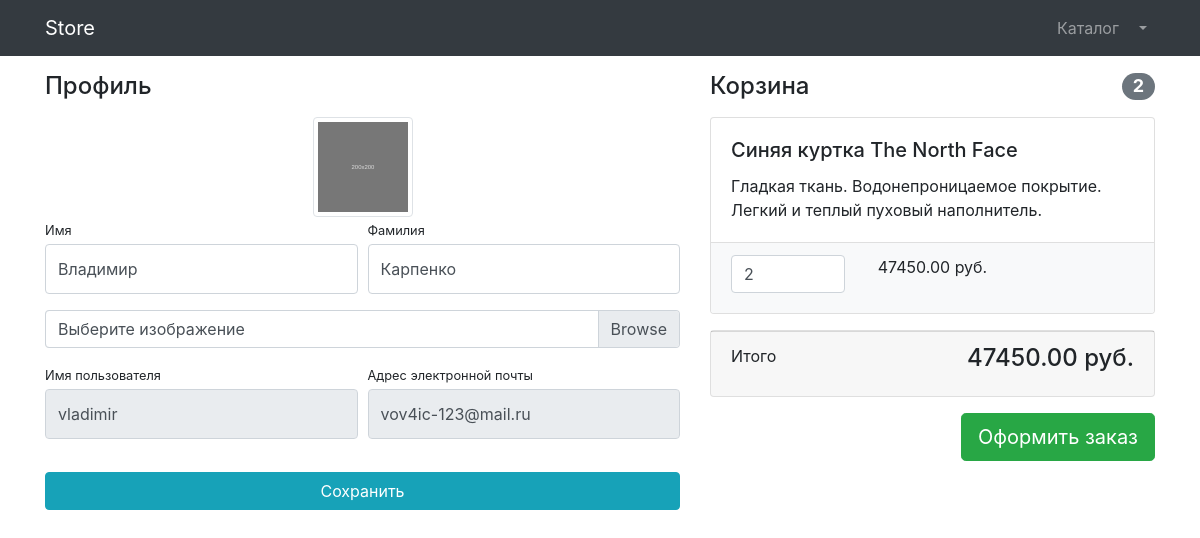
Page /users/profile/1 (signed in) on the earlier database version.
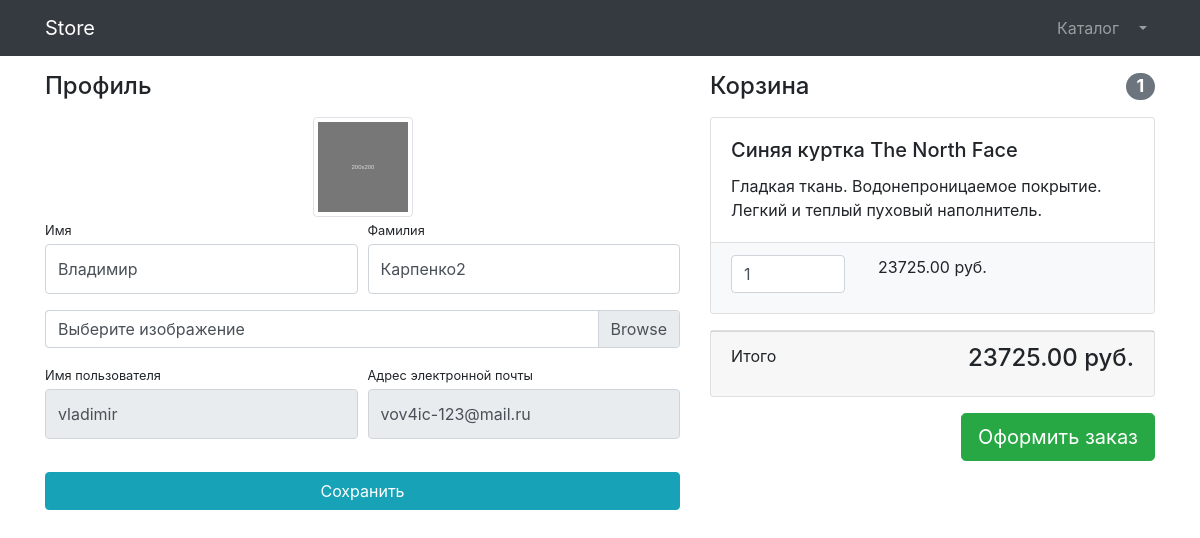
Same page on the later database version.
### users/models.py (models this page shows)
class User(AbstractUser):
    image = models.ImageField(upload_to="users_images", null=True, blank=True)
    is_verified_email = models.BooleanField(default=False)

### products/models.py (models this page shows, shortened)
class Basket(models.Model):
    quantity = models.PositiveIntegerField(default=0)
    created_timestamp = models.DateTimeField(auto_now_add=True)
    user = models.ForeignKey(to=User, on_delete=models.CASCADE)
    product = models.ForeignKey(to=Product, on_delete=models.CASCADE)
    objects = BasketQuerySet.as_manager()
    def sum(self):
        return self.product.price * self.quantity

class Product(models.Model):
    name = models.CharField(max_length=128)
    image = models.ImageField(upload_to="products_images")
    description = models.TextField()
    price = models.DecimalField(max_digits=7, decimal_places=2)
    quantity = models.PositiveIntegerField(default=0)
    category = models.ForeignKey(to=ProductCategory, on_delete=models.CASCADE)
    class Meta:
        verbose_name = "Product"
        verbose_name_plural = "Products"

### users/views.py (the view, shortened to what this page needs)
# urls.py: path('profile/<int:pk>', login_required(UserProfileView.as_view()), name='profile'),
class UserProfileView(TitleMixin, UpdateView):
    model = User
    form_class = UserProfileForm
    template_name = 'users/profile.html'
    title = 'Store - Личный кабинет'
    def get_context_data(self, **kwargs):
        context = super(UserProfileView, self).get_context_data()
        context['baskets'] = Basket.objects.filter(user=self.object)
        return context

### users/forms.py
class UserProfileForm(UserChangeForm):
    first_name = forms.CharField(widget=forms.TextInput(attrs={'class': 'form-control py-4'}))
    last_name = forms.CharField(widget=forms.TextInput(attrs={'class': 'form-control py-4'}))
    image = forms.ImageField(widget=forms.FileInput(attrs={'class': "custom-file-label"}), required=False)
    username = forms.CharField(widget=forms.TextInput(
        attrs={'class': 'form-control py-4', 'readonly': True, 'aria-describedby': "usernameHelp"}))
    email = forms.EmailField(widget=forms.EmailInput(
        attrs={'class': 'form-control py-4', 'readonly': True, 'aria-describedby': "emailHelp"}))
    class Meta:
        model = User
        fields = ('first_name', 'last_name', 'image', 'username', 'email')

### common/views.py (called while the page is built)
    def get_context_data(self, *, object_list=None, **kwargs):
        context = super(TitleMixin, self).get_context_data(**kwargs)
        context['title'] = self.title
        return context

### products/context_processors.py (called while the page is built)
def baskets(request):
    user = request.user
    return {'baskets': Basket.objects.filter(user=user) if user.is_authenticated else []}

### products/models.py (called while the page is built)
    def total_sum(self):
        return sum(basket.sum() for basket in self)

    def total_quantity(self):
        return sum(basket.quantity for basket in self)

### users/templates/users/profile.html (shortened to what this page needs)
{% extends 'products/base.html' %}
{% load static %}
{% block css %}
    <link href="{% static '/vendor/css/profile.css' %}" rel="stylesheet">
{% endblock %}
{% block content %}
<main>
    <div class="container">
    <div class="row">
        <div class="col-lg-7">
            <h4 class="mt-3 mb-3">Профиль</h4>
            <div class="col-lg-12 text-center">
                <img width="100" height="100"
                     class="img-thumbnail">
            </div>
            <form action="{% url 'users:profile' user.id %}" method="POST">
                <div class="form-row">
                    <div class="col-lg-6">
                        <div class="form-group">
                            <label class="small mb-1" for="{{ form.first_name.id_for_label }}">Имя</label>
                            {{ form.first_name }}
                        </div>
                    </div>
                    <div class="col-lg-6">
                        <div class="form-group">
                            <label class="small mb-1" for="{{ form.last_name.id_for_label }}">Фамилия</label>
                            {{ form.last_name }}
                        </div>
                    </div>
                </div>
                <div class="form-row mb-2">
                    <div class="col-lg-12">
                        <div class="custom-file">
                            <label class="custom-file-label" for="{{ form.image.id_for_label }}">Выберите изображение</label>
                        </div>
                    </div>
                </div>
                <div class="form-row">
                    <div class="col-lg-6">
                        <label class="small mb-1" for="{{ form.username.id_for_label }}">Имя пользователя</label>
                        {{ form.username }}
                    </div>
                    <div class="col-lg-6">
                        <label class="small mb-1" for="{{ form.email.id_for_label }}">Адрес электронной
                            почты</label>
                        {{ form.email }}
                    </div>
                </div>
                <div class="form-row">
                    <div class="col-lg-12" style="margin-top: 33px;">
                        <input class="btn btn-info btn-block" type="submit" value="Сохранить">
                    </div>
                </div>
            </form>
        </div>
        <div class="col-lg-5">
            {% include 'products/baskets.html' %}
        </div>
    </div>
    </div>
</main>
{% endblock %}

### products/templates/products/base.html (shortened to what this page needs)
{% load static %}
<!DOCTYPE html>
<html lang="en">
<head>
    <link href="{% static 'vendor/bootstrap/css/bootstrap.min.css' %}" rel="stylesheet">
    {% block css %} {% endblock %}
</head>
<body>
<nav class="navbar navbar-expand-lg navbar-dark bg-dark fixed-top">
    <div class="container">
        <a class="navbar-brand" href="{% url 'index' %}">Store</a>
        <div class="collapse navbar-collapse" id="navbarResponsive">
            <ul class="navbar-nav ml-auto">
                <li class="nav-item">
                    <a class="nav-link" href="{% url 'products:index' %}">Каталог  </a>
                </li>
                {% if user.is_authenticated %}
                    <li class="nav-item dropdown">
                    <a class="nav-link dropdown-toggle" href="#" id="navbarDropdown" role="button"
                       data-bs-toggle="dropdown" aria-expanded="false">
                    </a>
                </li>
                {% else %}
                    <li class="nav-item">
                    <a class="nav-link" href="{% url 'users:login' %}">Войти <i class="fas fa-sign-in-alt"></i></a>
                </li>
                {% endif %}
            </ul>
        </div>
    </div>
</nav>
{% block content %} {% endblock %}
</body>
</html>

### products/templates/products/baskets.html (shortened to what this page needs)
{% if baskets %}
    <h4 class="mt-3 mb-3 d-flex justify-content-between align-items-center mb-3">
                    Корзина <span class="badge badge-secondary badge-pill">{{ baskets.total_quantity }}</span>
                </h4>
                {% for basket in baskets %}
                <div class="card mb-3">
                    <div class="card-body">
                        <h5 class="card-title">{{ basket.product.name }}</h5>
                        <p class="card-text">{{ basket.product.description }}</p>
                    </div>
                    <ul class="list-group list-group-flush">
                        <li class="list-group-item bg-light">
                            <div class="row text-center">
                                <div class="col-lg-4">
                                    <label for="{{ basket.id_for_label }}">
                                        <input name="basketID" type="number" class="form-control"
                                               value="{{ basket.quantity }}" min="0">
                                    </label>
                                </div>
                                <div class="col-lg-4">{{ basket.sum }} руб.</div>
                                <div class="col-lg-4">
                                </div>
                            </div>
                        </li>
                    </ul>
                </div>
                {% endfor %}
    <div class="card mb-3">
                    <div class="card-footer">
                        <p class="float-left">Итого</p>
                        <h4 class="float-right">{{ baskets.total_sum }} руб.</h4>
                    </div>
                </div>
    <a class="btn btn-success btn-lg float-right" href="../orders/order-create.html">Оформить заказ</a>
{% else %}
    <h4 class="mt-3 mb-3 text-center">Корзина пуста</h4>
{% endif %}

Differences in the rows shown:
removed Basket: total_quantity "2", product.name "Синяя куртка The North Face", product.description "Гладкая ткань. Водонепроницаемое покрытие. Легкий и теплый пуховый наполнитель.", basketID "2", sum "47450.00", total_sum "47450.00"
changed User "Владимир": last_name "Карпенко" → "Карпенко2"
added Basket: total_quantity "1", product.name "Синяя куртка The North Face", product.description "Гладкая ткань. Водонепроницаемое покрытие. Легкий и теплый пуховый наполнитель.", basketID "1", sum "23725.00", total_sum "23725.00"
